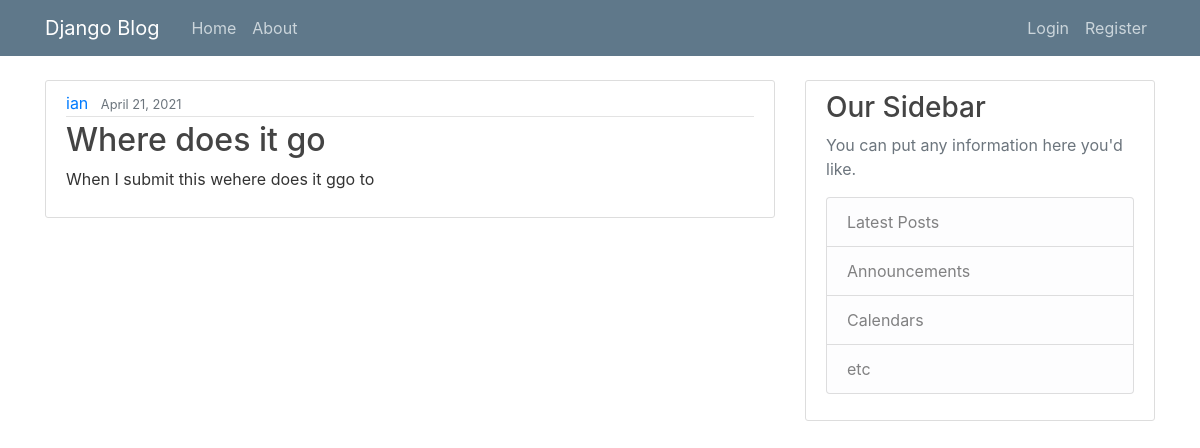
The page /post/13/ on the database its author committed.
### blog/models.py (models this page shows, shortened)
class Post(models.Model):
    title = models.CharField(max_length=100)
    content = models.TextField()
    date_posted = models.DateTimeField(default=timezone.now)
    author = models.ForeignKey(User, on_delete=models.CASCADE)

### blog/views.py (the view)
# urls.py: path('post/<int:pk>/', PostDetailView.as_view(), name='post-detail'),
class PostDetailView(DetailView):
    model = Post

### blog/templates/blog/post_detail.html (shortened to what this page needs)
{% extends "blog/base.html" %}
{% block content %}
<article class="media content-section">
    <div class="media-body">
        <div class="article-metadata">
            <a class="mr-2" href="{% url 'user-posts' object.author.username %}">{{ object.author }}</a>
            <small class="text-muted">{{ object.date_posted|date:"F d, Y" }}</small>
        </div>
        <h2 class="article-title"> {{ object.title }}</h2>
        <p class="article-content">{{ object.content }}</p>
    </div>
</article>
{% endblock content %}

### blog/static/blog/main.css (style rules this page uses)
body { background: fafafa; color: #333333; margin-top: 5rem; }
h1, h2, h3, h4, h5, h6 { color: #444444; }
.content-section { background: #ffffff; padding: 10px 20px; border: 1px solid #dddddd; border-radius: 3px; margin-bottom: 20px; }
.article-title { color: #444444; }
.article-content { white-space: pre-line; }
.article-metadata { padding-bottom: 1px; margin-bottom: 4px; border-bottom: 1px solid #e3e3e3 }

### rows shown on the page
Post: author "ian", date_posted "April 21, 2021", title "Where does it go", content "When I submit this wehere does it ggo to"
